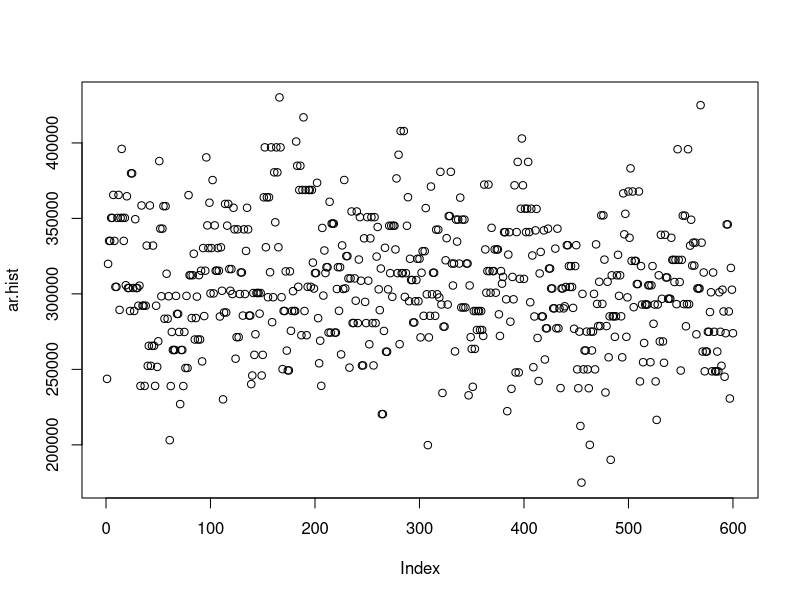
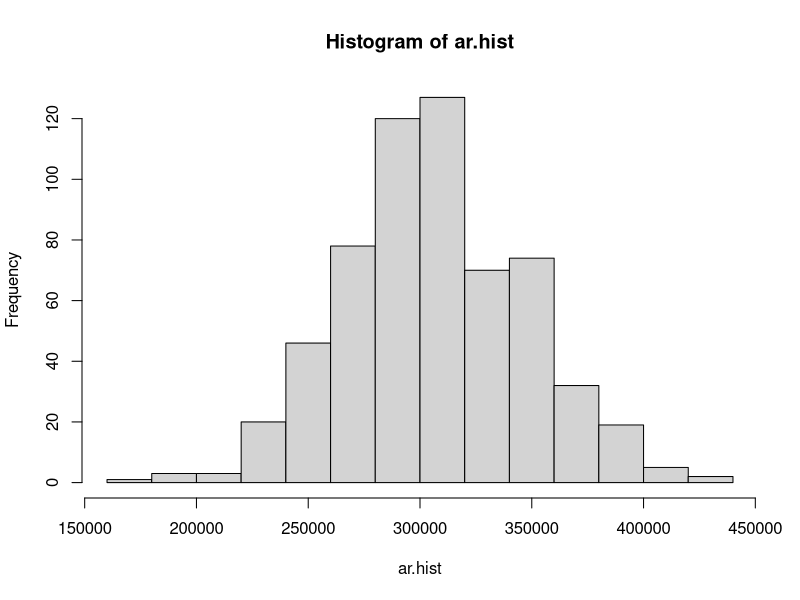
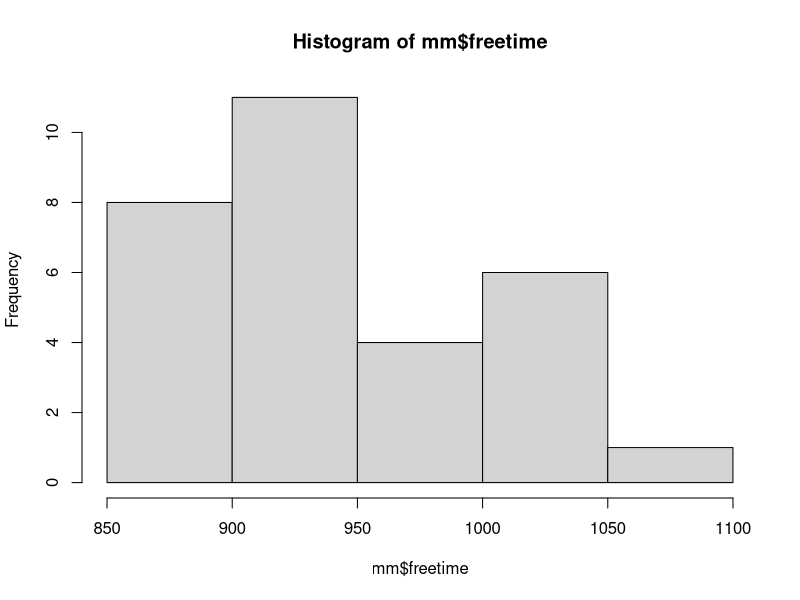
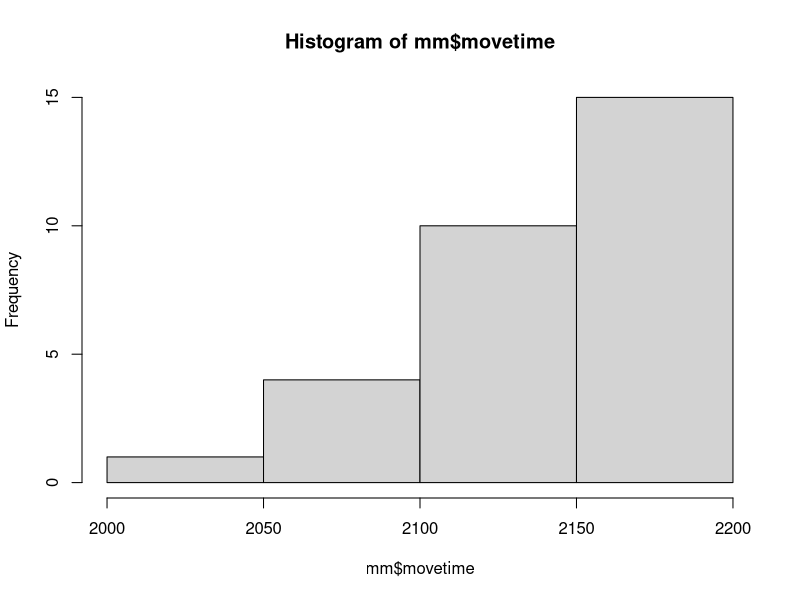
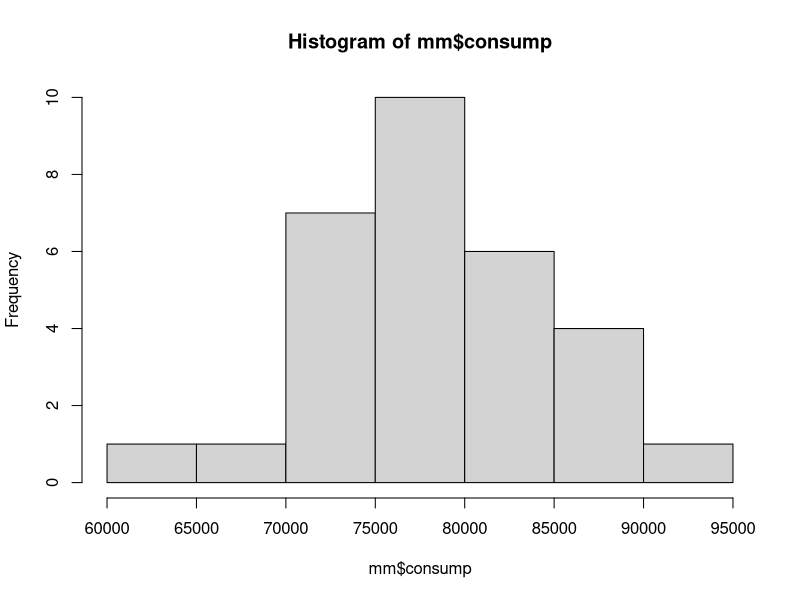
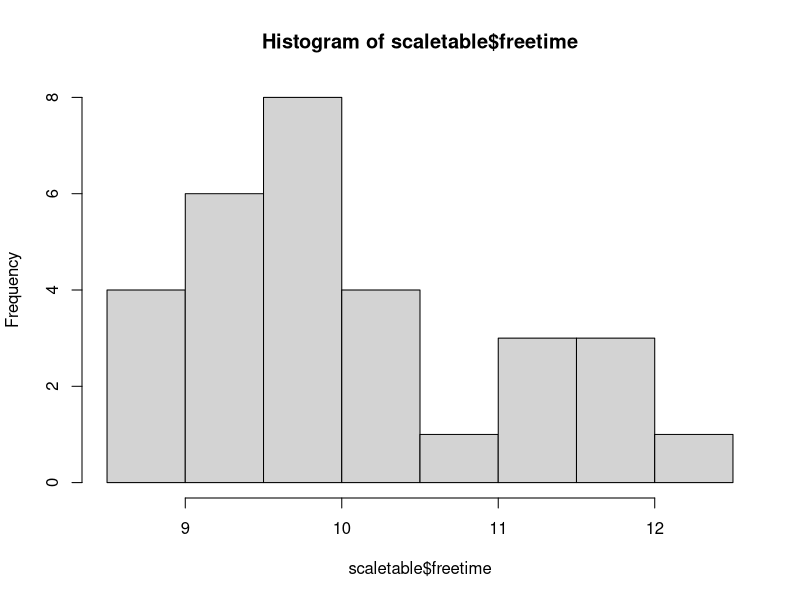
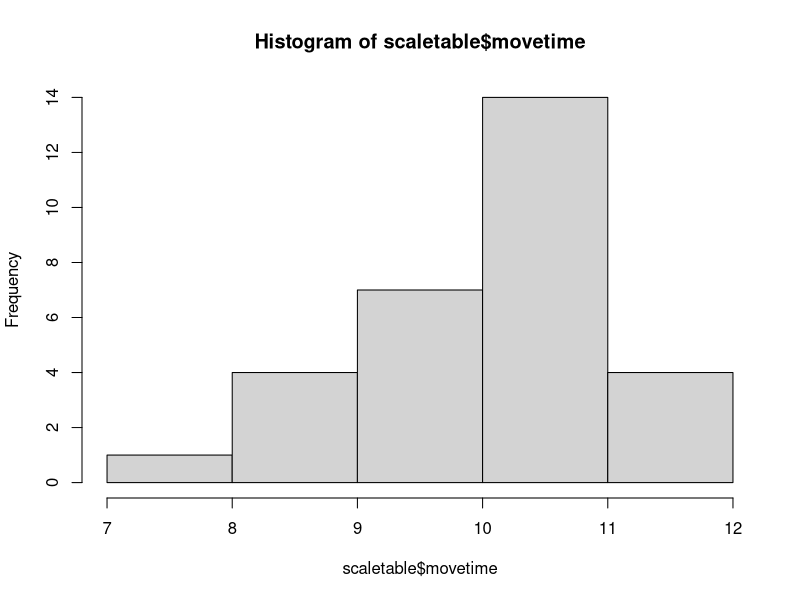
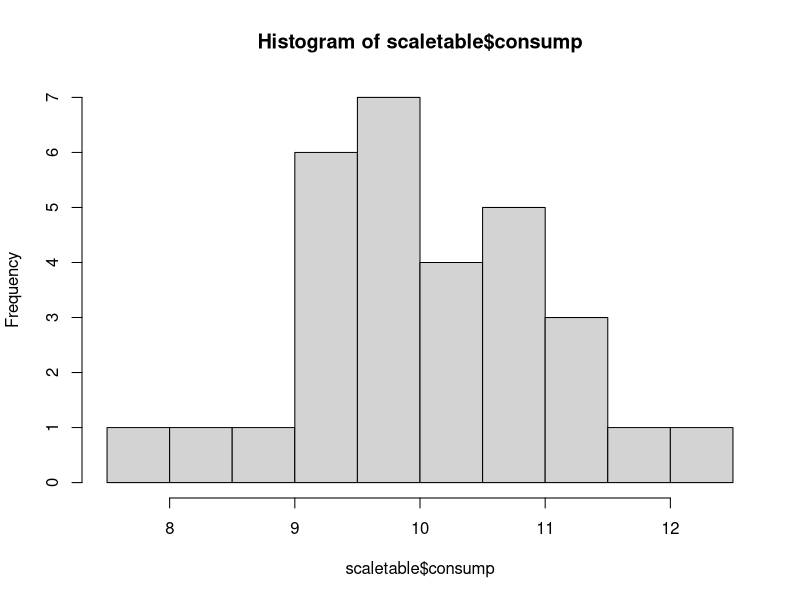

The R source for these figures, in order:
## ---- chunk 1
require(ggplot2)
ar<-read.csv("testdata_3.csv")
ar<-ar[,-1]
# archiveの統計量
summary(ar)
# 徴税表を作成するためにヒストグラムが欲しかった
# とりあえず散布図を見てみる
ar.hist<-c(ar$archive0,ar$archive1,ar$archive2,ar$archive3,ar$archive4,ar$archive5,ar$archive6,ar$archive7,ar$archive8,ar$archive9,ar$archive10,ar$archive11,ar$archive12,ar$archive13,ar$archive14,ar$archive15,ar$archive16,ar$archive17,ar$archive18,ar$archive19)
summary(ar.hist)
plot(ar.hist)
# まんべんなく散らばっている模様。正規分布乱数で出しているのでそりゃそうかという感じですが。
# ヒストグラムを出す
hist(ar.hist)
## ---- chunk 2
tax.table<-c("2400000円以下","3344400円以下","3643200円以下","3987600円以下","4800000円以上")
tax.table<-data.frame(tax.table)
tax.table$rate<-c(0.05,0.15,0.25,0.35,0.45)
names(tax.table)<-c("Rule","Rate")
knitr::kable(tax.table)
## ---- chunk 3
mm<-read.csv("testdata.csv")
mm<-mm[,c(-1,-2)]
# 概要
knitr::kable(mm)
# 平均など
summary(mm)
# 標準偏差
sapply(mm,sd)
# 各変数のヒストグラム
hist(mm$freetime)
hist(mm$movetime)
hist(mm$consump)
## ---- chunk 4
scaletable<-mm
scaletable$freetime<-((mm$freetime-938.4)/60.5)+10
scaletable$movetime<-((mm$movetime-2142.5)/41.7)+10
scaletable$consump<-((mm$consump-77989.19)/6526.4)+10
names(scaletable)<-c("freetime_std","movetime_std","consump_std")
# 概要
knitr::kable(scaletable)
# 平均など
summary(scaletable)
# 標準偏差
sapply(scaletable,sd)
# 各変数のヒストグラム
hist(scaletable$freetime)
hist(scaletable$movetime)
hist(scaletable$consump)
## ---- chunk 5
scaletable$trial<-1:30
scaletable$utilize<-(scaletable$freetime)^0.33+(scaletable$movetime)^0.33-(scaletable$consump)^0.33
# 平均など
summary(scaletable$utilize)
# ヒストグラム
hist(scaletable$utilize)
# ggplot2で棒グラフにしてみる
g <- ggplot(
  scaletable,                    # ggplot 用データフレーム
  aes (                  # ggplot オプション設定
    x = trial,           # x 軸を df$group とする
    y = utilize,          # y 軸を df$length とする
    fill = trial         # df$group に従ってグループ分ける
  )
)
g <- g + geom_bar(                    # plotbarに当たる関数
  width = 0.8,                        # 棒の幅
  stat = "identity"
)
g <- g + xlab("Trial Number(a month)")            # x 軸名
g <- g + ylab("Utilize")       # y 軸名
g <- g + ggtitle("Bar Graph About Utilize")   # グラフ名

plot(g)
## ---- chunk 6
u <- expression(x^0.33+y^0.33-z^0.33)
# 一階微分
uxyz<-deriv(u,c("x","y","z"),func=TRUE)
x<-seq(from=0,to=20,by=0.01)
y<-seq(from=0,to=20,by=0.01)
z<-seq(from=0,to=20,by=0.01)
res<-uxyz(x,y,z)
plot(attr(res,"gradient"))
# 二階微分もします
res2<-deriv(expression(0.33*(x^-0.67+y^-0.67-z^-0.67)),c("x","y","z"),func=TRUE)
res21<-res2(x,y,z)
plot(attr(res21,"gradient"))
## ---- chunk 7
res3<-c()
res3$x<-1:182500
res3$damage<-1
res3<-data.frame(res3)
res3$damage<-182500*(1-(1/(1+10000*exp((-0.008)*(res3$x/100)))))
plot(res3)
# 一階微分します
d<-expression(182500*(1-(1/(1+10000*exp((-0.008)*(t/100))))))
dt<-deriv(d,"t",func = TRUE)
t<-seq(from=1,to=182500,by=1)
plot(attr(dt(t),"gradient"))
# 二階微分します
dtt<-deriv(expression(182500 * (10000 * (exp(-0.008 * (t/100)) * (-0.008 * (1/100)))/1 + 10000 * (exp(-0.008 * (t/100)))^2)),"t",func = TRUE)
plot(attr(dtt(t),"gradient"))
## ---- chunk 8
b<-read.csv("bridge_testdata.csv")
b<-b[,-1]
names(b)<-c("bridge1","bridge2","bridge3","bridge4","bridge5","bridge6","bridge7","bridge8","bridge9","bridge10","bridge11")
summary(b)
sapply(b,sd)
# 各変数のヒストグラム
hist(b$bridge1)
hist(b$bridge2)
hist(b$bridge3)
hist(b$bridge4)
hist(b$bridge5)
hist(b$bridge6)
hist(b$bridge7)
hist(b$bridge8)
hist(b$bridge9)
hist(b$bridge10)
hist(b$bridge11)
# 1年間のデータで橋を比較する
sum1<-sapply(b,sum)
sum1<-data.frame(sum1)
sum1$names<-rownames(sum1)
g <- ggplot(
  sum1,                    # ggplot 用データフレーム
  aes (                  # ggplot オプション設定
    x = names,           # x 軸を df$group とする
    y = sum1,          # y 軸を df$length とする
    fill = names         # df$group に従ってグループ分ける
  )
)
g <- g + geom_bar(                    # plotbarに当たる関数
  width = 0.8,                        # 棒の幅
  stat = "identity"
)
g <- g + xlab("Bridge")            # x 軸名
g <- g + ylab("Demand")       # y 軸名
g <- g + ggtitle("Bar Graph About Demand")   # グラフ名
plot(g)
